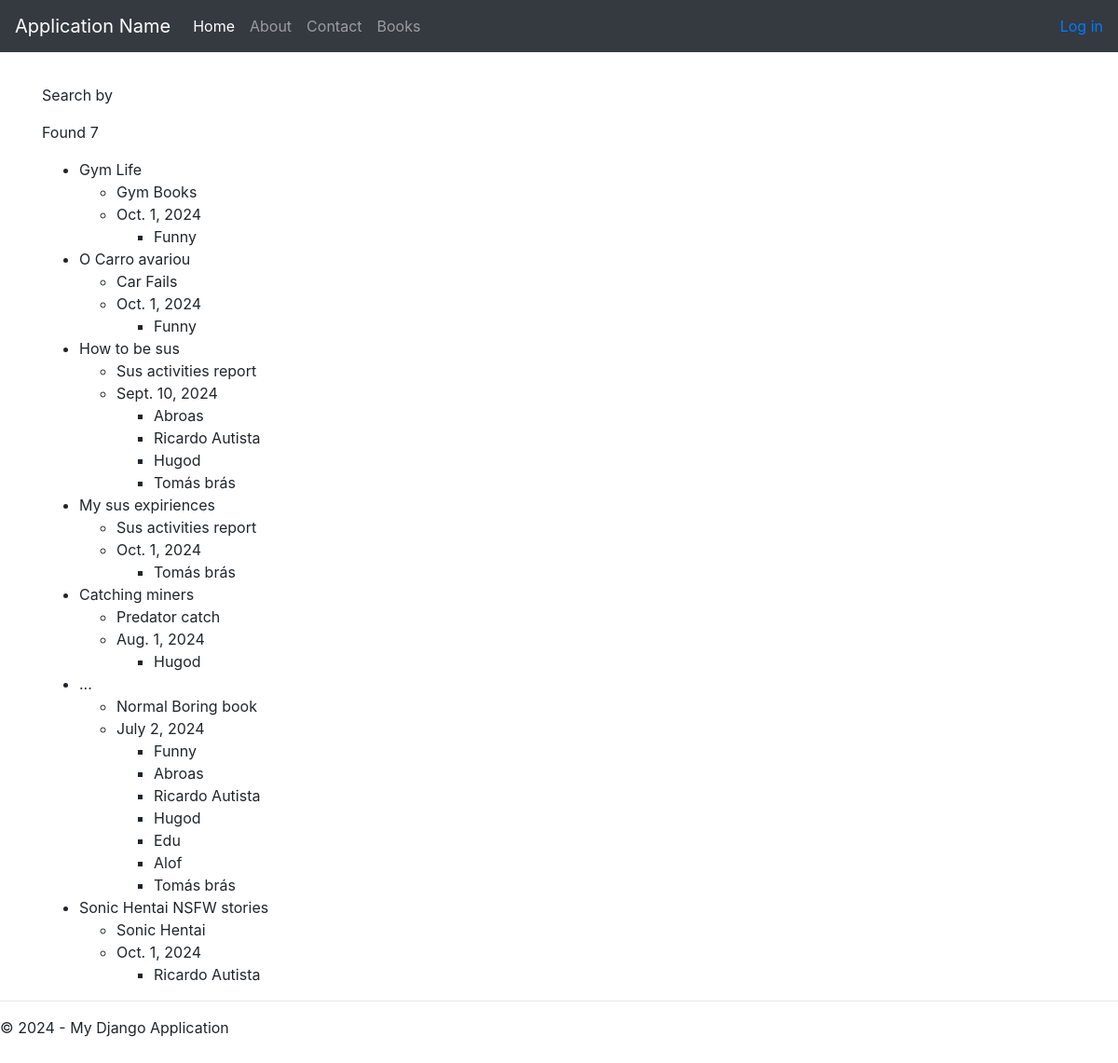
The page /books/ on the database its author committed.
### app/models.py (models this page shows, shortened)
class Book(models.Model):
    title = models.CharField(max_length=100)
    date = models.DateField()
    authors = models.ManyToManyField(Author)
    publisher = models.ForeignKey(Publisher, on_delete=models.CASCADE)

class Publisher(models.Model):
    name = models.CharField(max_length=70)
    city= models.CharField(max_length=50)
    country = models.CharField(max_length=50)
    website = models.URLField()
    def __str__(self):
        return self.name

class Author(models.Model):
    name = models.CharField(max_length=70)
    email = models.EmailField()
    def __str__(self):
        return self.name

### app/views.py (the view)
# urls.py: path('books/', views.books, name='books'),
def books(request):
    tparams = {
        'title': 'Books',
        'message': 'Your books page.',
        'year': datetime.now().year,
        'total_books': Book.objects.all().count(),
        'boks': Book.objects.all(),
    }
    return render(request, 'books.html', tparams)

### app/templates/books.html
{% extends "layout.html" %}
{% block content %}
    <p>Search by <strong>{{ query }}</strong></p>
    {%  if boks %}
    <p>Found {{ boks|length }}</p>
    <ul>
        {% for bok in boks %}
            <li> {{ bok.title }}</li>
            <ul>
                <li>{{ bok.publisher }}</li>
                <li>{{ bok.date }}</li>
                <ul>
                    {% for aut in bok.authors.all %}
                        <li>{{ aut }}</li>
                    {% endfor %}
                </ul>
            </ul>
        {% endfor %}
    </ul>
    {% else %}
        <p>Not found any result.</p>
    {% endif %}
{% endblock %}

### app/templates/layout.html (shortened to what this page needs)
<!doctype html>
<html lang="en">
  <head>
    {% load static %}
    <link rel="stylesheet" type="text/css" href="{% static 'css/bootstrap.min.css' %}" />
    <link rel="stylesheet" type="text/css" href="{% static 'css/site.css' %}" />
  </head>
  <body>
    <nav class="navbar navbar-expand-md navbar-dark fixed-top bg-dark">
      <a class="navbar-brand" href="#">Application Name</a>
      <div class="collapse navbar-collapse" id="navbarDefault">
        <ul class="navbar-nav mr-auto">
          <li class="nav-item active">
            <a class="nav-link" href="{% url 'home' %}">Home</a>
          </li>
          <li class="nav-item">
            <a class="nav-link" href="{% url 'about' %}">About</a>
          </li>
          <li class="nav-item">
            <a class="nav-link" href="{% url 'contact' %}">Contact</a>
          </li>
            <li class="nav-item">
            <a class="nav-link" href="{% url 'books' %}">Books</a>
          </li>
        </ul>
          {% include 'loginpartial.html' %}
      </div>
    </nav>
    <main role="main">
        <div class="container body-content">
            {% block content %} {% endblock %}
        </div>
    </main>
    <footer>
        <hr />
        <p>&copy; {{ year }} - My Django Application</p>
    </footer>
  </body>
</html>

### app/templates/loginpartial.html
{% if user.is_authenticated %}
<form id="logoutForm" action="/logout" method="post" class="form-inline my-2 my-lg-0">
    {% csrf_token %}
    <span class="navbar-brand">Hello {{ user.username }}!</span>
    <a href="javascript:document.getElementById('logoutForm').submit()">Log off</a>
</form>
{% else %}
<ul class="navbar-nav navbar-right">
    <li><a href="{% url 'login' %}">Log in</a></li>
</ul>
{% endif %}

### static/css/site.css (style rules this page uses)
.body-content { padding-left: 15px; padding-right: 15px; }

### rows shown on the page
Book: title "Gym Life", publisher "Gym Books", date "Oct. 1, 2024"
Author: name "Funny"
Book: title "O Carro avariou", publisher "Car Fails", date "Oct. 1, 2024"
Book: title "How to be sus", publisher "Sus activities report", date "Sept. 10, 2024"
Author: name "Abroas"
Author: name "Ricardo Autista"
Author: name "Hugod"
Author: name "Tomás brás"
Book: title "My sus expiriences", publisher "Sus activities report", date "Oct. 1, 2024"
Book: title "Catching miners", publisher "Predator catch", date "Aug. 1, 2024"
Book: title "...", publisher "Normal Boring book", date "July 2, 2024"
Author: name "Edu"
Author: name "Alof"
Book: title "Sonic Hentai NSFW stories", publisher "Sonic Hentai", date "Oct. 1, 2024"

### other values the page prints
{{ boks|length }} "7"
